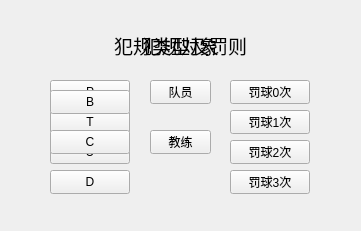
  <widget class="QWidget" name="widget_foul" native="true">
   <property name="geometry">
    <rect>
     <x>485</x>
     <y>340</y>
     <width>361</width>
     <height>231</height>
    </rect>
   </property>
   <widget class="QLabel" name="foul_man">
    <property name="geometry">
     <rect>
      <x>130</x>
      <y>30</y>
      <width>101</width>
      <height>31</height>
     </rect>
    </property>
    <property name="text">
     <string>&lt;html&gt;&lt;head/&gt;&lt;body&gt;&lt;p align=&quot;center&quot;&gt;&lt;span style=&quot; font-size:14pt;&quot;&gt;犯规对象&lt;/span&gt;&lt;/p&gt;&lt;/body&gt;&lt;/html&gt;</string>
    </property>
   </widget>
   <widget class="QPushButton" name="foul_player">
    <property name="geometry">
     <rect>
      <x>150</x>
      <y>80</y>
      <width>61</width>
      <height>24</height>
     </rect>
    </property>
    <property name="text">
     <string>队员</string>
    </property>
   </widget>
   <widget class="QPushButton" name="foul_coach">
    <property name="geometry">
     <rect>
      <x>150</x>
      <y>130</y>
      <width>61</width>
      <height>24</height>
     </rect>
    </property>
    <property name="text">
     <string>教练</string>
    </property>
   </widget>
   <widget class="QLabel" name="foul_detail">
    <property name="geometry">
     <rect>
      <x>90</x>
      <y>30</y>
      <width>181</width>
      <height>31</height>
     </rect>
    </property>
    <property name="text">
     <string>&lt;html&gt;&lt;head/&gt;&lt;body&gt;&lt;p align=&quot;center&quot;&gt;&lt;span style=&quot; font-size:14pt;&quot;&gt;犯规类型及罚则&lt;/span&gt;&lt;/p&gt;&lt;/body&gt;&lt;/html&gt;</string>
    </property>
   </widget>
   <widget class="QPushButton" name="player_U">
    <property name="geometry">
     <rect>
      <x>50</x>
      <y>140</y>
      <width>80</width>
      <height>24</height>
     </rect>
    </property>
    <property name="text">
     <string>U</string>
    </property>
   </widget>
   <widget class="QPushButton" name="player_T">
    <property name="geometry">
     <rect>
      <x>50</x>
      <y>110</y>
      <width>80</width>
      <height>24</height>
     </rect>
    </property>
    <property name="text">
     <string>T</string>
    </property>
   </widget>
   <widget class="QPushButton" name="player_P">
    <property name="geometry">
     <rect>
      <x>50</x>
      <y>80</y>
      <width>80</width>
      <height>24</height>
     </rect>
    </property>
    <property name="text">
     <string>P</string>
    </property>
   </widget>
   <widget class="QPushButton" name="D">
    <property name="geometry">
     <rect>
      <x>50</x>
      <y>170</y>
      <width>80</width>
      <height>24</height>
     </rect>
    </property>
    <property name="text">
     <string>D</string>
    </property>
   </widget>
   <widget class="QPushButton" name="coach_B">
    <property name="geometry">
     <rect>
      <x>50</x>
      <y>90</y>
      <width>80</width>
      <height>24</height>
     </rect>
    </property>
    <property name="text">
     <string>B</string>
    </property>
   </widget>
   <widget class="QPushButton" name="coach_C">
    <property name="geometry">
     <rect>
      <x>50</x>
      <y>130</y>
      <width>80</width>
      <height>24</height>
     </rect>
    </property>
    <property name="text">
     <string>C</string>
    </property>
   </widget>
   <widget class="QPushButton" name="foul_0">
    <property name="geometry">
     <rect>
      <x>230</x>
      <y>80</y>
      <width>80</width>
      <height>24</height>
     </rect>
    </property>
    <property name="text">
     <string>罚球0次</string>
    </property>
   </widget>
   <widget class="QPushButton" name="foul_1">
    <property name="geometry">
     <rect>
      <x>230</x>
      <y>110</y>
      <width>80</width>
      <height>24</height>
     </rect>
    </property>
    <property name="text">
     <string>罚球1次</string>
    </property>
   </widget>
   <widget class="QPushButton" name="foul_2">
    <property name="geometry">
     <rect>
      <x>230</x>
      <y>140</y>
      <width>80</width>
      <height>24</height>
     </rect>
    </property>
    <property name="text">
     <string>罚球2次</string>
    </property>
   </widget>
   <widget class="QPushButton" name="foul_3">
    <property name="geometry">
     <rect>
      <x>230</x>
      <y>170</y>
      <width>80</width>
      <height>24</height>
     </rect>
    </property>
    <property name="text">
     <string>罚球3次</string>
    </property>
   </widget>
   <widget class="QLabel" name="seefoul_cate">
    <property name="geometry">
     <rect>
      <x>85</x>
      <y>60</y>
      <width>16</width>
      <height>20</height>
     </rect>
    </property>
    <property name="text">
     <string>&lt;html&gt;&lt;head/&gt;&lt;body&gt;&lt;p&gt;&lt;br/&gt;&lt;/p&gt;&lt;/body&gt;&lt;/html&gt;</string>
    </property>
   </widget>
   <widget class="QLabel" name="seefoul_num">
    <property name="geometry">
     <rect>
      <x>267</x>
      <y>56</y>
      <width>16</width>
      <height>20</height>
     </rect>
    </property>
    <property name="text">
     <string>&lt;html&gt;&lt;head/&gt;&lt;body&gt;&lt;p&gt;&lt;br/&gt;&lt;/p&gt;&lt;/body&gt;&lt;/html&gt;</string>
    </property>
   </widget>
  </widget>
